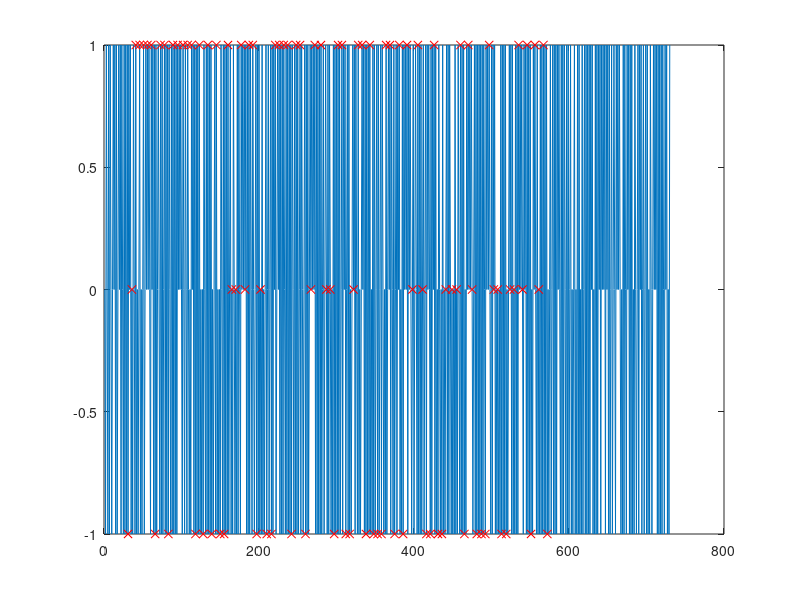

The MATLAB script that drew this image: (Note: this script raises an error after producing the figure.)
clc
clear all

len=730;
signbalance=.5;
onevtwo=1/3;
y=zeros(len,1);
y(1)=0;

harshness=5; %Trade-off is structure vs balance. In theory, dynamic harshness dependent on k is the best trade-off and shortest methods section

%% vals "key":
%x
%y
%early pulse mag and +/- direction
%late pulse mag and +/- direction
%pseudorandom white noise magnitude
%shape (-1=none,0=triangle,1=square, 2=circle, 3=inf desired)
%cursor shown (0/1 false/true)

cost=inf;

while cost>3
    for k=2:len
        if y(k-1)==0
            if rand<signbalance
                y(k)=-1;
                signbalance=signbalance-harshness*1/len;
            else
                y(k)=1;
                signbalance=signbalance+harshness*1/len;
            end
        else
            if rand<onevtwo
                y(k)=0;
                onevtwo=onevtwo-harshness*2/len;
            else
                y(k)=-y(k-1);
                onevtwo=onevtwo+harshness*1/len;
            end
        end
    end
    diffs=y(2:end)-y(1:end-1);
    signbalance_=sum(diffs<0)-sum(diffs>0)
    onevtwo_=sum(abs(diffs)==1)-sum(abs(diffs)==2)
    cost=abs(onevtwo_)+abs(signbalance_);
end



x=[y [0;sign(diffs)] [0;abs(diffs)]];

N=5;
DIR=[-1 1];
DIST=[1 2];
ntypes=5;

%Make a deck
c=0;
for k=1:N
    for kk=1:length(DIR)
        for kkk=1:length(DIST)
            for kkkk=1:ntypes
                c=c+1;
                catme(c).dat=[DIR(kk); DIST(kkk); kkkk];
            end
        end
    end
end
deck=[catme.dat];
deck=deck(:,randperm(size(deck,2)));

c=0;
d=1;
k=inf;
sd2=size(deck,2);
dist=zeros(sd2,1);
while c<len
    c=c+1;
    k=k+1;
    if (k<5)||(c<30)||(d>sd2)
        out(c).dat=[y(c); .5; 0; 0; 0; -1; 1];
        continue
    end

    %if it's k>=7, reshuffle the deck and try again
    if (sum(x(c,2:3)'==deck(1:2,d))~=2)&&(k>5)
        deck(:,d:end)=deck(:,d-1+randperm(sd2-d+1));
    end
    if sum(x(c,2:3)'==deck(1:2,d))==2
        out(c).dat=[y(c); .5; 0; 0; 0; -1; 1];
        continue
    end

    %[c,k]
    dist(d)=c;
    k=0;
    switch deck(3,d)
        case 1
            out(c).dat=[y(c); .5; 1; 0; 0; -1; 1];
        case 2
            out(c).dat=[y(c); .5; -1; 0; 0; -1; 1];
        case 3
            out(c).dat=[y(c); .5; 0; 1; 0; -1; 1];
        case 4
            out(c).dat=[y(c); .5; 0; -1; 0; -1; 1];
        case 5
            out(c).dat=[y(c); .5; 0; 0; 1; -1; 1];
    end
    d=d+1;
end

figure(1)
clf
plot(1:len,y,dist,y(dist),'rx')
length(out)
size([out.dat])

[h]=hist(dist(2:end)-dist(1:end-1),5:11);
[(5:11)' h']

out(c).dat=[0; 0; 0; 0; 0; 0; 1]; %Extra copy of the first shape to allow target acquisition
for s=0:3 %5 warmups on each, cursor shown
    for k=1:5
        c=c+1;
        out(c).dat=[0; 0; 0; 0; 0; s; 1];
    end
end

for s=0:3 %5 warmups on each, cursor not shown
    for k=1:5
        c=c+1;
        out(c).dat=[0; 0; 0; 0; 0; s; 0];
    end
end

SnMag=zeros(2,4*5*20);
k=0;
for s=0:3
    for n=linspace(0,1,5)
        for ITER=1:20
            k=k+1;
            SnMag(:,k)=[n;s];
        end
    end
end
SnMag=SnMag(:,randperm(4*5*20));

for k=1:4*5*20
    c=c+1;
    out(c).dat=[0; 0; 0; 0; SnMag(:,k); 0];
end

o=[out.dat]';
o(1:730,1)=o(1:730,1)*.15-.025;
o(:,3:4)=o(:,3:4)*30;
o(1:730,5)=o(1:730,5)*2;
o=[(1:length(out))' o];
fid=fopen('../Data/input.dat','w');
fprintf(fid,'%5.0f\t%6.4f\t%6.4f\t%6.4f\t%6.4f\t%6.4f\t%1.0f\t%1.0f\n',o');
fclose(fid);
